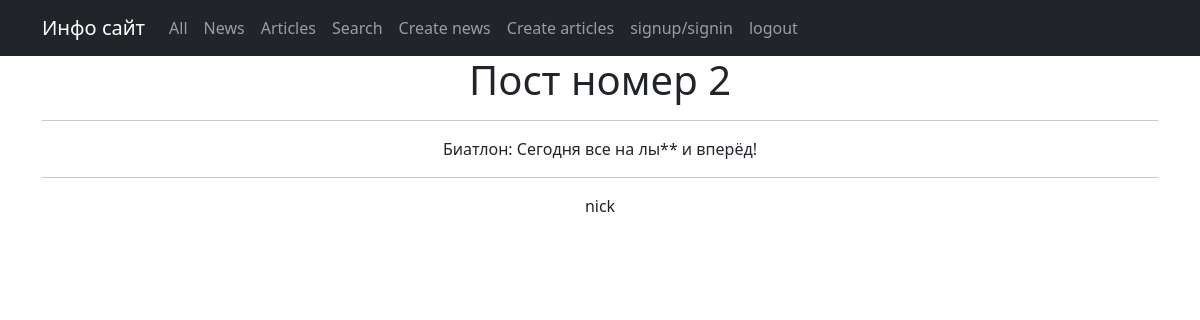
Before: /posts/2/ with the older database file.
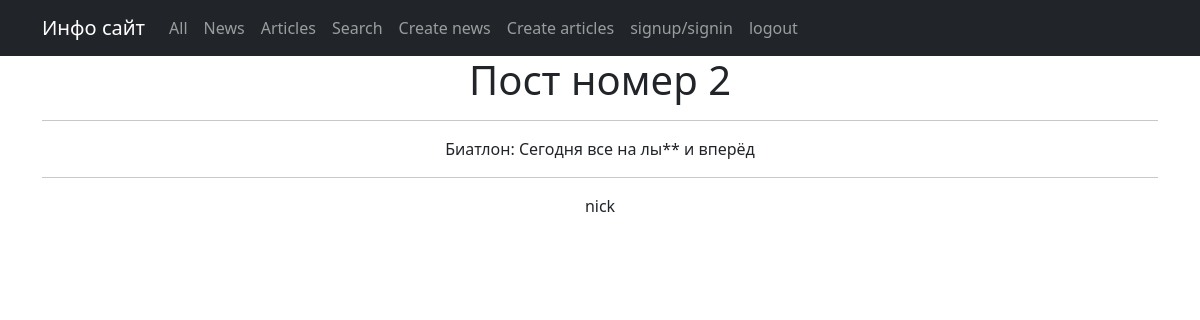
After: the same page with the newer database file.
### posts/models.py (models this page shows, shortened)
class Post(models.Model):
    article = 'ARTI'
    news = 'NEWS'
    POST_TYPE = [
        (article, 'Статья'),
        (news, 'Новость')
    ]
    author = models.ForeignKey(Author, on_delete=models.CASCADE)
    types = models.CharField(max_length=4, choices=POST_TYPE, default=news)
    time_date = models.DateTimeField(auto_now_add=True)
    category = models.ManyToManyField(Category, through='PostCategory')
    title = models.CharField(max_length=255, blank=False)
    content = models.TextField(blank=False)
    rating = models.IntegerField(default=0)
    def __str__(self):
        return f'{self.title.title()}: {self.content}'

class Author(models.Model):
    user = models.OneToOneField(User, on_delete=models.CASCADE)
    user_rating = models.IntegerField(default=0)

### posts/views.py (the view)
# urls.py: path('<int:pk>/', PostDetail.as_view(), name='post_detail'),
class PostDetail(DetailView):
    model = Post
    template_name = 'post.html'
    context_object_name = 'post'
    def get_context_data(self, **kwargs):
        context = super().get_context_data(**kwargs)
        pprint(context)
        return context

### posts/templatetags/custom_filters.py (called while the page is built)
@register.filter()
def censor(value):
    new_list = list(value.split())
    if isinstance(value, str):
        for i in range(len(new_list)):
            if new_list[i].lower() in censor_list:
                s = new_list[i]
                new_list[i] = s[:2] + '*' * (len(s) - 2)
        return ' '.join(new_list)
    else:
        raise TypeError('Объект не является строкой')

### templates/post.html (shortened to what this page needs)
{% extends 'flatpages/default.html' %}
{% load custom_filters %}
{% block content %}
<h1>Пост номер {{ post.id }} </h1>
<hr>
{{ post.title|censor }}: {{ post.content|censor }}
<hr>
{{ post.author.user.username }}
{% endblock content %}

Changed rows visible on the page:
changed Post "Биатлон": content|censor "Сегодня все на лы** и вперёд!" → "Сегодня все на лы** и вперёд"
